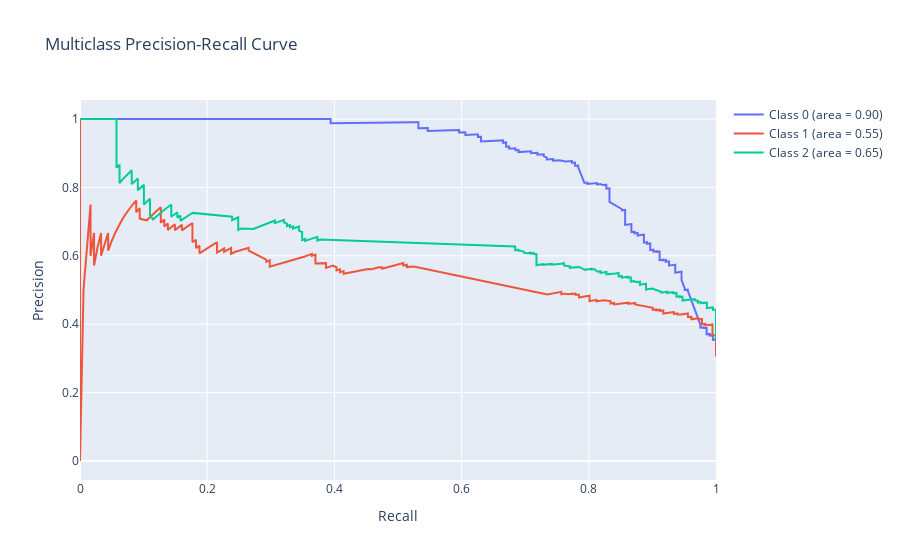

Source (notebook cell):
### Code cell
# Compute Precision-Recall and plot for each class
precision = dict()
recall = dict()
average_precision = dict()
for i in range(n_classes):
    precision[i], recall[i], _ = precision_recall_curve(y_test_bin[:, i], y_score[:, i])
    average_precision[i] = average_precision_score(y_test_bin[:, i], y_score[:, i])

fig = go.Figure()
for i in range(n_classes):
    fig.add_trace(go.Scatter(x=recall[i], y=precision[i], mode='lines', name=f'Class {i} (area = {average_precision[i]:0.2f})'))

fig.update_layout(title='Multiclass Precision-Recall Curve', xaxis_title='Recall', yaxis_title='Precision')
fig.show()

### Figure 1 — Plotly figure (JSON) as saved in the notebook; plotly's stock layout.template omitted (floating-point values rounded to 4 significant figures; data arrays with more than 128 entries replaced by an {"elided": "..."} marker saying what was removed)
{"data": [{"mode": "lines", "name": "Class 0 (area = 0.90)", "type": "scatter", "x": {"elided": "342 float values"}, "y": {"elided": "342 float values"}}, {"mode": "lines", "name": "Class 1 (area = 0.55)", "type": "scatter", "x": {"elided": "342 float values"}, "y": {"elided": "342 float values"}}, {"mode": "lines", "name": "Class 2 (area = 0.65)", "type": "scatter", "x": {"elided": "342 float values"}, "y": {"elided": "342 float values"}}], "layout": {"title": {"text": "Multiclass Precision-Recall Curve"}, "xaxis": {"title": {"text": "Recall"}}, "yaxis": {"title": {"text": "Precision"}}}}
